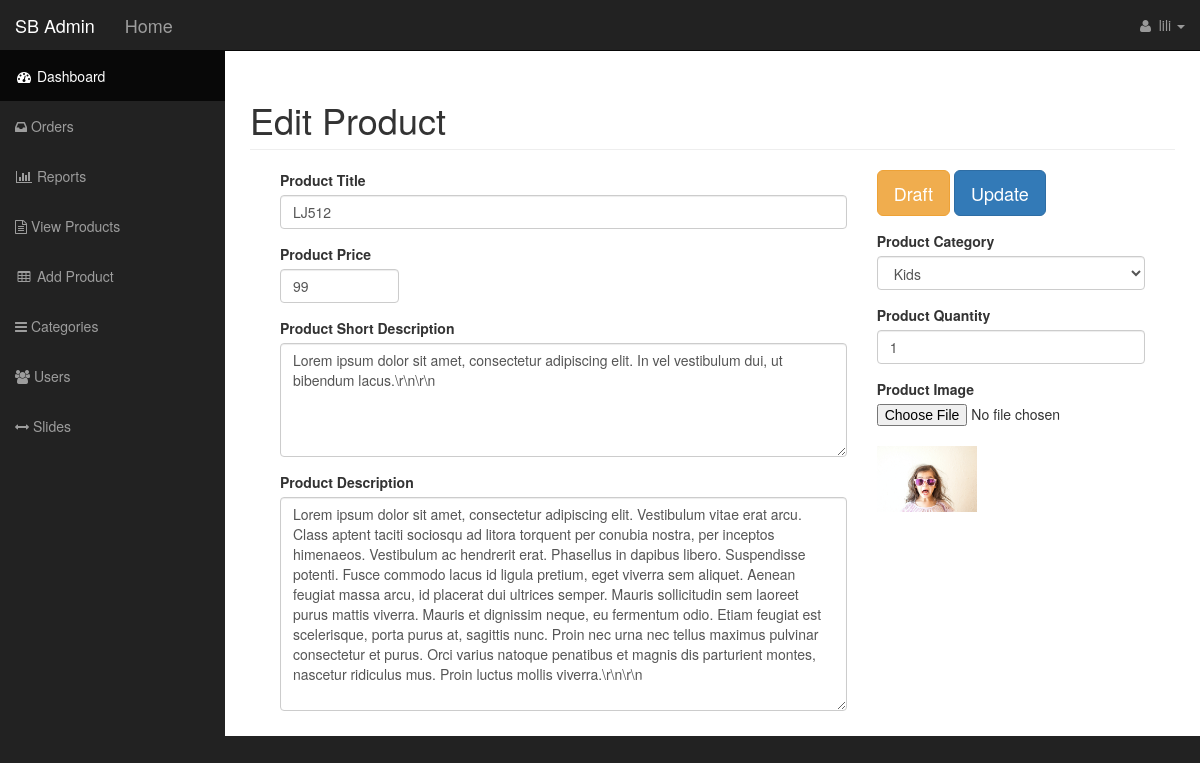
Screenshot of /admin/index.php?edit_product&id=16 (signed in) with the database file from the repository.
### tables this page shows
CREATE TABLE `products` (
  `product_id` int(11) NOT NULL,
  `product_title` varchar(255) NOT NULL,
  `product_category_id` int(11) NOT NULL,
  `product_price` float NOT NULL,
  `product_quantity` int(11) NOT NULL,
  `product_description` text NOT NULL,
  `product_image` varchar(255) NOT NULL,
  `short_desc` text NOT NULL
);

CREATE TABLE `categories` (
  `cat_id` int(11) NOT NULL,
  `cat_title` varchar(255) NOT NULL
);

### resources/functions.php (called while the page is built, shortened)
<?php
function query($sql){
    global $connection;
    return mysqli_query($connection, $sql);
}
function fetch_array($result){
    return mysqli_fetch_array($result);
}
function escape_string($string){
    global $connection;
    return mysqli_real_escape_string($connection, $string);
}
function show_product_category($product_category_id){
    $category_query = query("SELECT * FROM categories WHERE cat_id = '{$product_category_id}' ");
    while($category_row = fetch_array($category_query)){
        return $category_row['cat_title'];
    }
}
function display_picture($picture){
    return "uploads" . DS . $picture;
}
?>

### resources/templates/back/edit_product.php (the view, shortened to what this page needs)
<div class="col-md-12">
  <div class="row">
    <h1 class="page-header">
       Edit Product
    </h1>
    <?php
      if(isset($_GET['id'])) {
        $query = query("SELECT * FROM products WHERE product_id = " . escape_string($_GET['id']) . " ");
        while($row = fetch_array($query)){
        $product_title          = escape_string($row['product_title']);
        $product_category_id    = escape_string($row['product_category_id']);
        $product_price          = escape_string($row['product_price']);
        $product_quantity       = escape_string($row['product_quantity']);
        $product_description    = escape_string($row['product_description']);
        $product_image = display_picture($row['product_image']);
        $product_short_desc     = escape_string($row['short_desc']);
        }
      }
    ?>
  </div>
  <form action="" method="post" enctype="multipart/form-data">
    <div class="col-md-8">
      <div class="form-group">
        <label for="product-title">Product Title </label>
        <input type="text" name="product_title" class="form-control" value="<?php echo $product_title ?>">
      </div>
      <div class="form-group row">
        <div class="col-xs-3">
          <label for="product-price">Product Price</label>
          <input type="text" name="product_price" class="form-control" size="60" value="<?php echo $product_price ?>">
        </div>
      </div>
      <div class="form-group">
        <label for="product-title">Product Short Description</label>
        <textarea name="short_desc" id="" cols="30" rows="5" class="form-control"><?php echo $product_short_desc ?></textarea>
      </div>
      <div class="form-group">
        <label for="product-title">Product Description</label>
        <textarea name="product_description" id="" cols="30" rows="10" class="form-control"><?php echo $product_description ?></textarea>
      </div>
    </div>
    <aside id="admin_sidebar" class="col-md-4">
      <div class="form-group">
        <input type="submit" name="draft" class="btn btn-warning btn-lg" value="Draft">
        <input type="submit" name="update" class="btn btn-primary btn-lg" value="Update">
      </div>
      <div class="form-group">
        <label for="product-title">Product Category</label>
        <select name="product_category_id" id="" class="form-control" value="">
        <option value="<?php echo $product_category_id ?>"><?php echo show_product_category($product_category_id) ?></option>
        </select>
      </div>
      <div class="form-group">
        <label for="product-title">Product Quantity</label>
        <input type="number" name="product_quantity" class="form-control" value="<?php echo $product_quantity?>">
      </div>
      <div class="form-group">
          <label for="product-title">Product Image</label>
          <input type="file" name="file">
          <br>
        <img width='100' src="../../resources/<?php echo $product_image ?>">
      </div>
    </aside>
  </form>

### public/admin/css/sb-admin.css (style rules this page uses)
body { margin-top: 100px; background-color: #222; }
@media (min-width:768px) { body { margin-top: 50px; } }

### rows the page displays
products: product_title "LJ512", product_price "99", short_desc "Lorem ipsum dolor sit amet, consectetur adipiscing elit. In vel vestibulum dui, ut bibendum lacus.\\r\\n\\r\\n", product_description "Lorem ipsum dolor sit amet, consectetur adipiscing elit. Vestibulum vitae erat arcu. Class aptent taciti sociosqu ad litora torquent per conubia nostra, per inceptos himenaeos. Vestibulum ac hendrerit erat. Phasellus in dapibus libero. Suspendisse potenti. Fusce commodo lacus id ligula pretium, eget viverra sem aliquet. Aenean feugiat massa arcu, id placerat dui ultrices semper. Mauris sollicitudin sem laoreet purus mattis viverra. Mauris et dignissim neque, eu fermentum odio. Etiam feugiat est scelerisque, porta purus at, sagittis nunc. Proin nec urna nec tellus maximus pulvinar consectetur et purus. Orci varius natoque penatibus et magnis dis parturient montes, nascetur ridiculus mus.…", product_category_id "Kids", product_quantity "1", product_image (picture)

### other values shown
$_SESSION['username'] "lili"
